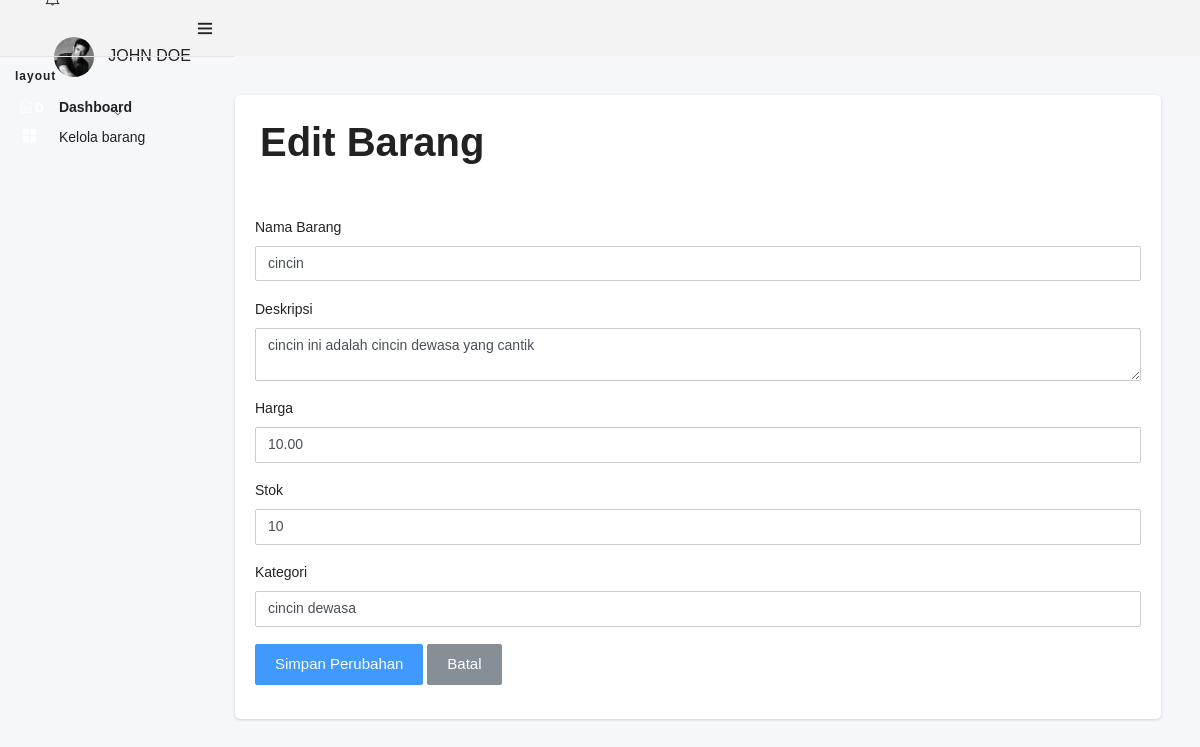
The app's page /index.php/barang/edit_view/223 with its own data.
### tables this page shows
CREATE TABLE `db_barang` (
  `id_barang` int(11) NOT NULL,
  `nama_barang` varchar(255) NOT NULL,
  `deskripsi` varchar(225) NOT NULL,
  `harga` decimal(10,2) NOT NULL,
  `stok` int(11) NOT NULL,
  `kategori` varchar(60) NOT NULL
);

### application/controllers/barang.php (called while the page is built, shortened)
<?php
class Barang extends CI_Controller {
    public function __construct()
    {
        $this->load->model('Barang_model');
    }
    public function edit_view($id_barang)
    {
        $data['barang'] = $this->Barang_model->get_barang_by_id($id_barang);
$this->load->view('template/footer');
        $this->load->view('edit_view', $data);
$this->load->view('template/head');
    }
}

### index.php (called while the page is built, shortened)
<?php
require_once BASEPATH.'core/CodeIgniter.php';

### application/models/Barang_model.php (called while the page is built, shortened)
<?php
class Barang_model extends CI_Model {
    private $table = 'db_barang';
    public function get_barang_by_id($id)
    {
        return $this->db->get_where($this->table, array('id_barang' => $id))->row();
    }
}

### application/views/edit_view.php (the view, shortened to what this page needs)
<div class="pcoded-content">
    <div class="pcoded-inner-content">
        <div class="main-body">
            <div class="page-wrapper">
                <section class="section">
                    <div class="card">
                        <div class="card-header">
                            <h1>Edit Barang</h1>
                        </div>
                        <div class="card-body">
                         <form action="<?php echo base_url('index.php/barang/proses_edit'); ?>" method="post">
                                <div class="form-group">
                                    <label for="nama_barang">Nama Barang</label>
                                    <input type="text" class="form-control" id="nama_barang" name="nama_barang" value="<?php echo $barang->nama_barang; ?>" required>
                                </div>
                                <div class="form-group">
                                    <label for="deskripsi">Deskripsi</label>
                                    <textarea class="form-control" id="deskripsi" name="deskripsi"><?php echo $barang->deskripsi; ?></textarea>
                                </div>
                                <div class="form-group">
                                    <label for="harga">Harga</label>
                                    <input type="number" class="form-control" id="harga" name="harga" value="<?php echo $barang->harga; ?>" required>
                                </div>
                                <div class="form-group">
                                    <label for="stok">Stok</label>
                                    <input type="number" class="form-control" id="stok" name="stok" value="<?php echo $barang->stok; ?>" required>
                                </div>
                                <div class="form-group">
                                    <label for="kategori">Kategori</label>
                                    <input type="text" class="form-control" id="kategori" name="kategori" value="<?php echo $barang->kategori; ?>">
                                </div>
                                <button type="submit" class="btn btn-primary">Simpan Perubahan</button>
                                <a href="<?php echo base_url('index.php/barang'); ?>" class="btn btn-secondary">Batal</a>
                            </form>
                        </div>
                    </div>
                </section>
            </div>
        </div>
    </div>
</div>
</div>
</div>
</div>

### records on screen
db_barang: nama_barang "cincin", deskripsi "cincin ini adalah cincin dewasa yang cantik", harga "10.00", stok "10", kategori "cincin dewasa"
